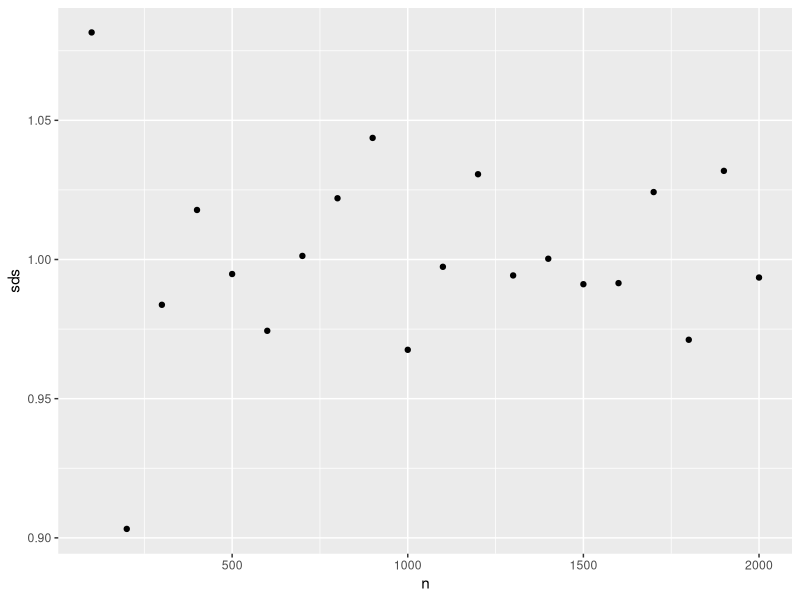

Here is the R script that generated this plot:
## ---- chunk 1
library(tidyverse)
## ---- chunk 2
random_dist <- tibble(
  n = 1:20 * 100
)
## ---- chunk 3
random_data <- map(random_dist$n, rnorm)
str(random_data)
## ---- chunk 4
random_dist$data <- random_data
random_dist
## ---- chunk 5
random_dist %>%
  unnest(cols = data) %>%
  nrow()
## ---- chunk 6
random_dist <- random_dist %>%
  mutate(
    means = map_dbl(data, mean), 
    sds = map_dbl(data, sd)
  )
## ---- chunk 7
# PLACE SOLUTION HERE
random_dist <- random_dist %>%
  mutate(
    medians = map_dbl(data, median), 
  )
## ---- chunk 8
# PLACE SOLUTION HERE
ggplot(data= random_dist, aes(x= n, y = sds)) +
  geom_point()
## ---- chunk 9
map_dbl(
  c(0.1, 0.25), 
  ~mean(x = random_dist$data[[1]], trim = .x)
)
## ---- chunk 10
random_dist <- random_dist %>%
  mutate(
    filename = paste0("random_data_", n, ".csv"),
    file = fs::path(tempdir(), filename)
)
## ---- chunk 11
random_dist <- random_dist %>%
  mutate(data_frame = map(data, enframe))
## ---- chunk 12
args(write_csv)
## ---- chunk 13
random_dist %>%
  select(x = data_frame, file) %>%
  pwalk(write_csv)
## ---- chunk 14
# PLACE SOLUTION HERE
random_dist |>
  pwalk(~write_csv(..8, ..7))
## ---- chunk 15
csv <- fs::dir_ls(tempdir(), regexp = "\\.csv")
csv
## ---- chunk 16
all_data <- csv %>%
  map_dfr(read_csv, .id = "filename")

all_data
## ---- chunk 17
nested_data <- all_data %>%
  nest(data = c(name, value))

nested_data
